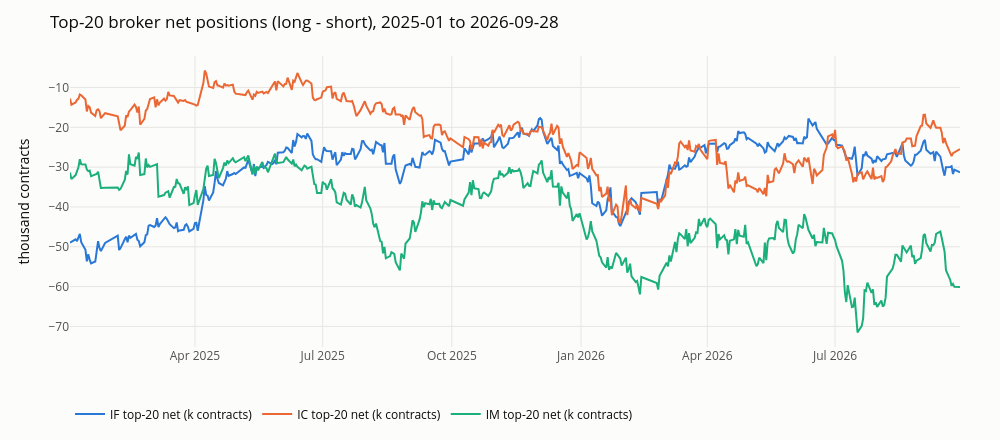
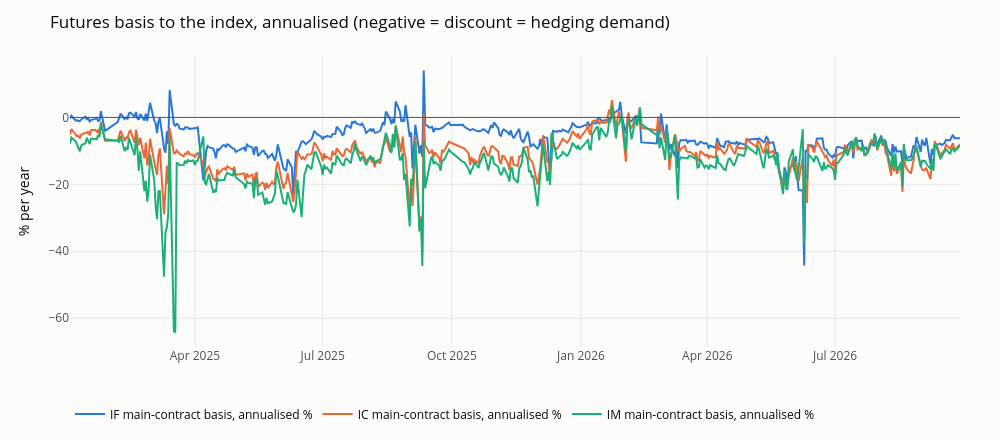

The code cell stored with these charts, in order, in its notebook:
### Code cell
fig = go.Figure()
for p, color in (("IF", BLUE), ("IC", ORANGE), ("IM", AQUA)):
    df = positioning[p]
    fig.add_scatter(x=pd.to_datetime(df["trade_date"]), y=df["top20_net"] / 1e3, name=f"{p} top-20 net (k contracts)",
                    mode="lines", line={"color": color, "width": 2})
style(fig, "Top-20 broker net positions (long - short), 2025-01 to 2026-09-28", "thousand contracts").show()
fig = go.Figure()
for p, color in (("IF", BLUE), ("IC", ORANGE), ("IM", AQUA)):
    df = positioning[p]
    fig.add_scatter(x=pd.to_datetime(df["trade_date"]), y=df["basis_annualised"], name=f"{p} main-contract basis, annualised %",
                    mode="lines", line={"color": color, "width": 2})
fig.add_hline(y=0, line={"color": theme.text_secondary, "width": 1})
style(fig, "Futures basis to the index, annualised (negative = discount = hedging demand)", "% per year").show()

### Figure 1 — Plotly figure (JSON) as saved in the notebook; plotly's stock layout.template omitted (floating-point values rounded to 4 significant figures; data arrays with more than 128 entries replaced by an {"elided": "..."} marker saying what was removed)
{"data": [{"line": {"color": "#2a78d6", "width": 2}, "mode": "lines", "name": "IF top-20 net (k contracts)", "type": "scatter", "x": {"elided": "422 str values"}, "y": {"elided": "422 float values"}}, {"line": {"color": "#eb6834", "width": 2}, "mode": "lines", "name": "IC top-20 net (k contracts)", "type": "scatter", "x": {"elided": "422 str values"}, "y": {"elided": "422 float values"}}, {"line": {"color": "#1baf7a", "width": 2}, "mode": "lines", "name": "IM top-20 net (k contracts)", "type": "scatter", "x": {"elided": "422 str values"}, "y": {"elided": "422 float values"}}], "layout": {"font": {"color": "#0b0b0b"}, "height": 440, "hovermode": "x unified", "legend": {"orientation": "h", "y": -0.18}, "margin": {"b": 40, "l": 70, "r": 40, "t": 56}, "paper_bgcolor": "#fcfcfb", "plot_bgcolor": "#fcfcfb", "title": {"text": "Top-20 broker net positions (long - short), 2025-01 to 2026-09-28"}, "width": 1000, "xaxis": {"gridcolor": "#e7e6e2", "tickfont": {"color": "#52514e"}}, "yaxis": {"gridcolor": "#e7e6e2", "tickfont": {"color": "#52514e"}, "title": {"text": "thousand contracts"}}}}

### Figure 2 — Plotly figure (JSON) as saved in the notebook; plotly's stock layout.template omitted (floating-point values rounded to 4 significant figures; data arrays with more than 128 entries replaced by an {"elided": "..."} marker saying what was removed)
{"data": [{"line": {"color": "#2a78d6", "width": 2}, "mode": "lines", "name": "IF main-contract basis, annualised %", "type": "scatter", "x": {"elided": "422 str values"}, "y": {"elided": "422 float values"}}, {"line": {"color": "#eb6834", "width": 2}, "mode": "lines", "name": "IC main-contract basis, annualised %", "type": "scatter", "x": {"elided": "422 str values"}, "y": {"elided": "422 float values"}}, {"line": {"color": "#1baf7a", "width": 2}, "mode": "lines", "name": "IM main-contract basis, annualised %", "type": "scatter", "x": {"elided": "422 str values"}, "y": {"elided": "422 float values"}}], "layout": {"font": {"color": "#0b0b0b"}, "height": 440, "hovermode": "x unified", "legend": {"orientation": "h", "y": -0.18}, "margin": {"b": 40, "l": 70, "r": 40, "t": 56}, "paper_bgcolor": "#fcfcfb", "plot_bgcolor": "#fcfcfb", "shapes": [{"line": {"color": "#52514e", "width": 1}, "type": "line", "x0": 0, "x1": 1, "xref": "x domain", "y0": 0, "y1": 0, "yref": "y"}], "title": {"text": "Futures basis to the index, annualised (negative = discount = hedging demand)"}, "width": 1000, "xaxis": {"gridcolor": "#e7e6e2", "tickfont": {"color": "#52514e"}}, "yaxis": {"gridcolor": "#e7e6e2", "tickfont": {"color": "#52514e"}, "title": {"text": "% per year"}}}}
